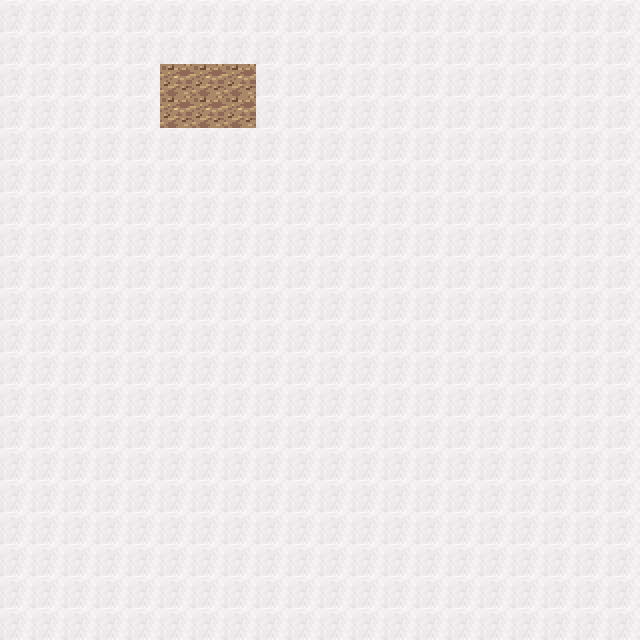

Below is a game level as drawn by its tile map, then a one-line description and the .tmx that defines it (tile-layer data replaced by summaries):
An orthogonal 20x20 tile map with 32x32 px tiles, 1 tile layer (ground), 3 tilesets and 1 object (birth_point_1).

<map version="1.0" orientation="orthogonal" renderorder="right-down" width="20" height="20" tilewidth="32" tileheight="32">
 <tileset firstgid="1" name="occupy" tilewidth="32" tileheight="32">
  <image source="occupy.png" trans="000000" width="32" height="32" />
 </tileset>
 <tileset firstgid="2" name="blank" tilewidth="32" tileheight="32">
  <image source="blank.jpg" trans="000000" width="300" height="300" />
 </tileset>
 <tileset firstgid="83" name="player" tilewidth="32" tileheight="32">
  <image source="player.png" trans="000000" width="32" height="32" />
 </tileset>
 <layer name="ground" width="20" height="20">
  <data>[400 cells, 400 non-empty, 2 distinct tile ids]</data>
 </layer>
 <objectgroup name="player">
  <object name="birth_point_1" gid="83" x="256" y="96" />
 </objectgroup>
</map>
